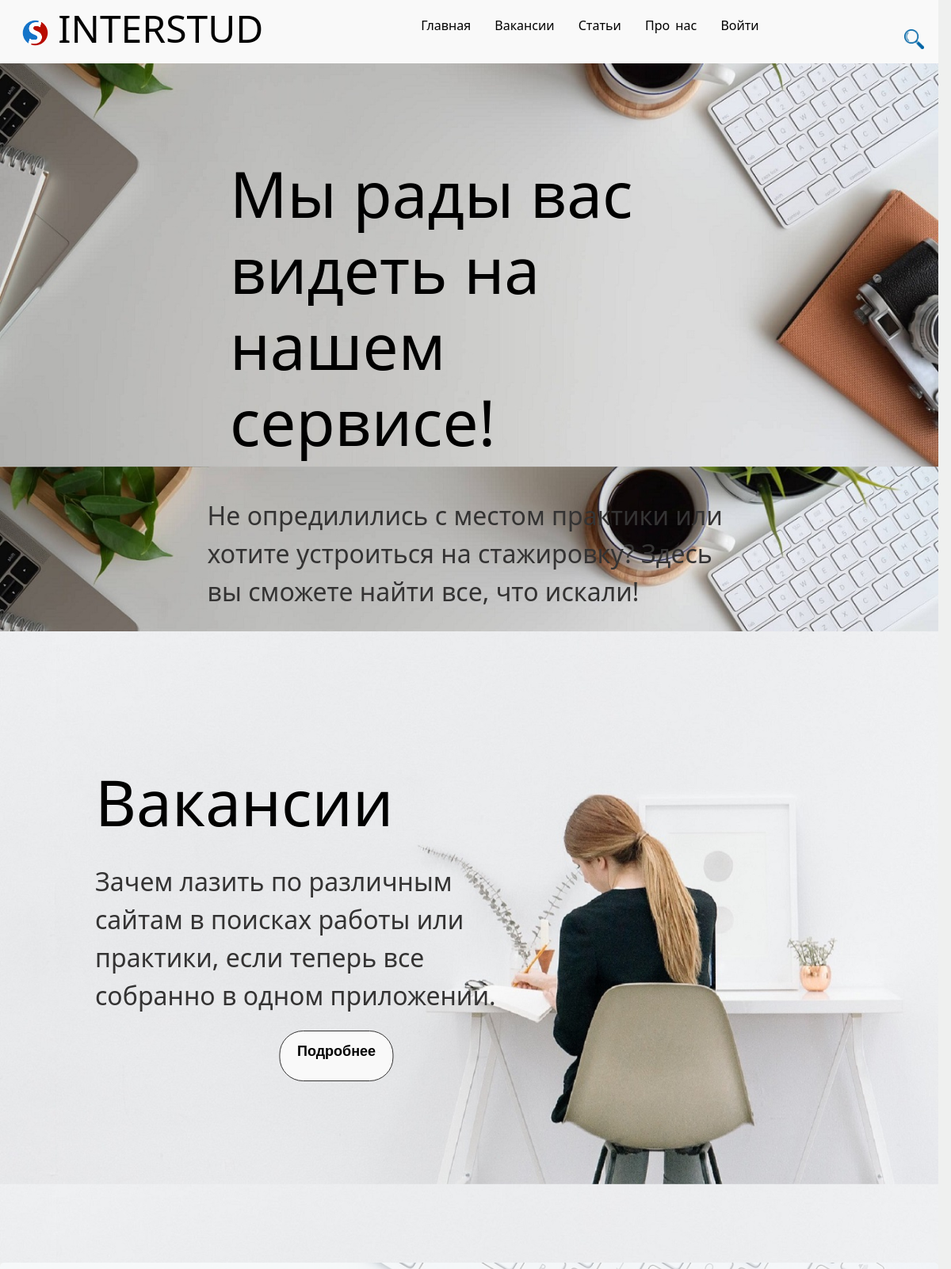
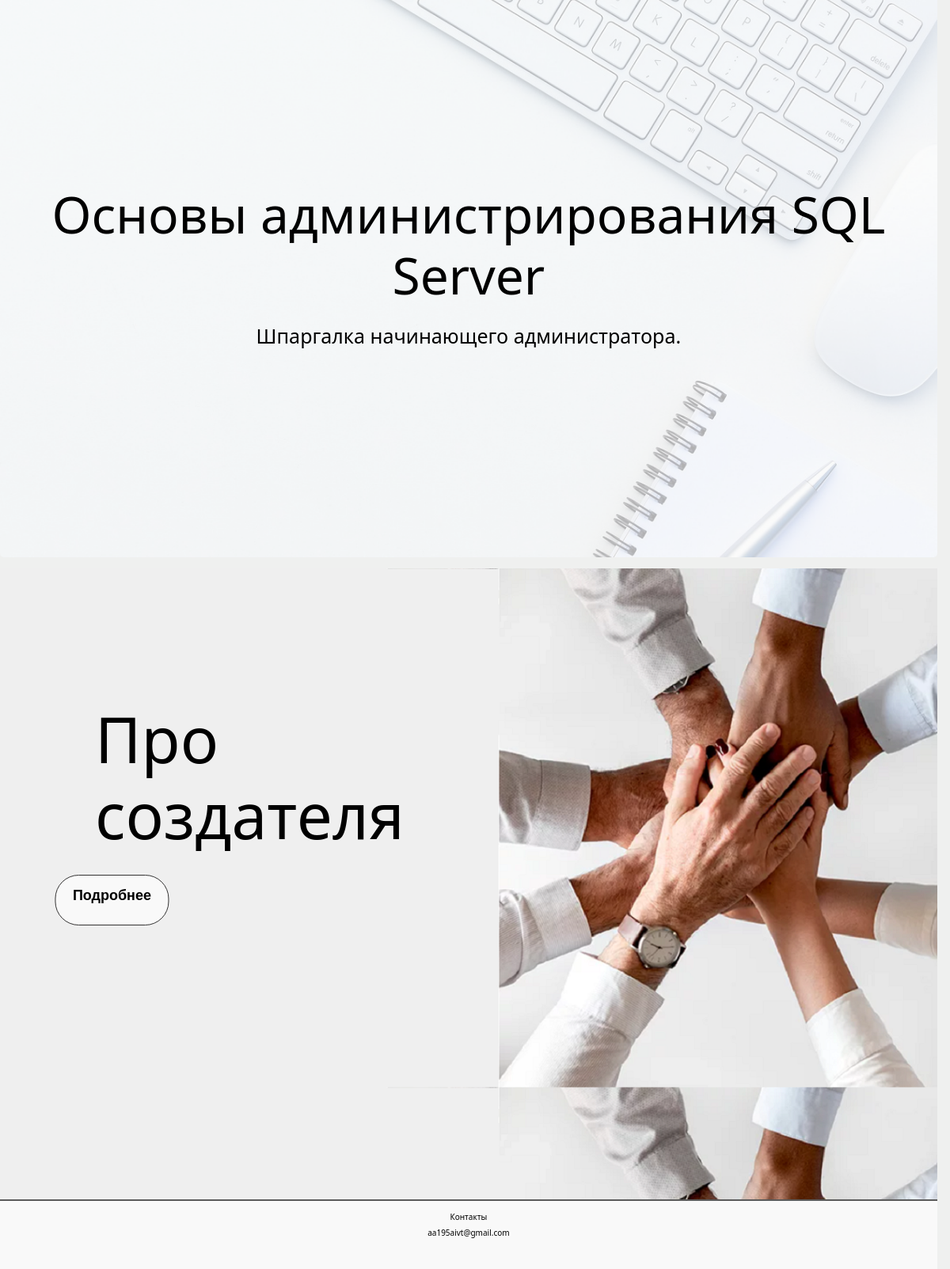
The page / on the database its author committed (2 pictures, top to bottom).
### news/models.py (models this page shows, shortened)
class Article(models.Model):
    title = models.CharField('Название', max_length=50, default='')
    anons = models.CharField('Анонс', max_length=250)
    full_text = models.TextField('Статья')
    date = models.DateTimeField('Дата публикации')

### main/views.py (the view)
# urls.py: path('', views.index, name='home'),
def index(request):
    data = {
        'title': 'Главная страница'
    }
    news = Article.objects.all()[:5]
    jobs = Job.objects.all().order_by('-id')[:5]
    form4=Find(request.GET)
    return render(request, 'main/index.html', {'news': news, 'jobs':jobs,'form4':form4})

### main/forms.py
class Find(forms.Form):
    find=forms.CharField(label="", required=False)

### main/templates/main/index.html (shortened to what this page needs)
{% extends 'main/layout.html' %}
{% block content %}
<div class="bl1 block_index">
       <h1>Мы рады вас видеть на нашем сервисе!</h1>
       <p>Не опредилились с местом практики или хотите устроиться на стажировку? Здесь вы сможете найти все, что искали!</p>
</div>
<div class="bl2 block_index">
     <h1>Вакансии</h1>
     <p>Зачем лазить по различным сайтам в поисках работы или практики, если теперь все собранно в одном приложении.</p>
      <a href="{% url 'job_home' %}" class="btn1 button">Подробнее</a>
    </div>
  <div class="section">
    {% for el in news %}
    {% if forloop.counter <= 5 %}
        {% if forloop.counter == 1 %}
           <div class="section__item" id="img1">
        {% endif %}
            <a href="{% url 'news_detail' el.id %}">
                <h1>{{ el.title }}</h1>
                <p>{{ el.anons }}</p>
                </a>
           </div>
    {% endif %}
    {% endfor %}
</div>
<div class="bl3 block_index">
    <h1>Про создателя</h1>
    <a href="{% url 'about' %}" class="btn4 button">Подробнее</a>
</div>
{% endblock %}

### main/static/main/css/main.css (style rules this page uses)
* { margin: 0; padding: 0; box-sizing: border-box; }
html, body { background-color: rgb(239, 240, 239); width:98.65vw; height:100vh; }
.block_index { color: rgb(164, 165, 163); padding: 10vw; text-align: left; width: 98.65vw; height: 99.65vh; }
.bl1 { background-image: url("/media/index/gl_bl1.jpg"); background-size: 100%; }
.bl1 h1 { font-size:10vh; width: 50vw; float: center; margin-left: 18%; margin-bottom:5%; margin-top:8%; color:#000; }
.bl1 p { font-size:4vh; width: 70%; float: center; margin-left: 15%; color:rgb(52, 51, 51); }
.bl2 { background-image: url("/media/index/vac.jpg"); background-size: 100%; }
.bl2 h1 { font-size:10vh; width: 30%; float: center; margin-bottom:3%; margin-top:5%; color:#000; }
.bl2 p { font-size:4vh; width: 43vw; float: center; color:rgb(52, 51, 51); }
.bl3 { background-image: url("/media/about/we.png"); background-size: 100%; }
.bl3 h1 { font-size: 10vh; width: 30vw; float: center; margin-bottom:3%; margin-top:5%; color:#000; }
.section { display: flex; justify-content: flex-start; position: relative; gap: 1px; height: 90.65vh; width:98.65vw; overflow-x: auto; scroll-snap-type: x proximity; -webkit-overflow-scrolling: touch; scroll-padding: 0; margin: auto; scrollbar-width: none; }
.section__item { display: flex; justify-content: center; align-items: center; flex: 0 0 auto; width: 98.65vw; height: 89vh; scroll-snap-align: start; background-color: #f9f9f9; border-radius: 5px; text-align: center; color: black; }
.section__item h1 { color: black; font-size: 8vh; text-decoration: none !important; margin-top: 20px auto; max-width: 100vw; }
.section__item p { font-size: 25px; max-width: 80vw; margin: 20px auto; padding: auto auto 15px; color: black; }
#img1 { background-image: url("/media/index/gl_bl1.png"); background-size: 100%; }
a:hover, a:visited, a:link, a:active { text-decoration: none; color: #000; }
.button { position: relative; display: flex; justify-content:center; padding: 0px 5px 6px; margin: 20px 20px; transform: translate(-49%,0); width: 12vw; height: 8vh; text-align: center; line-height: 50px; font-size: 18px; color: rgb(52, 51, 51); font-family: sans-serif; font-weight: bold; text-decoration:none; box-sizing: border-box; background: #f9f9f9; background-size: 400%; border: 1px solid rgb(52, 51, 51); border-radius: 30px; z-index: 1; }
.button:before, .button_dop:before { content: ""; position: absolute; top: -5px; right: -5px; bottom: -5px; left: -5px; z-index: -1; background: linear-gradient(90deg, #FEFFFF, #A7CECC); background-size: 400%; border-radius: 40px; opacity: 0; transition: .5s; }
.btn1 { left:30%; }

### rows shown on the page
Article: title "Основы администрирования SQL Server", anons "Шпаргалка начинающего администратора."
